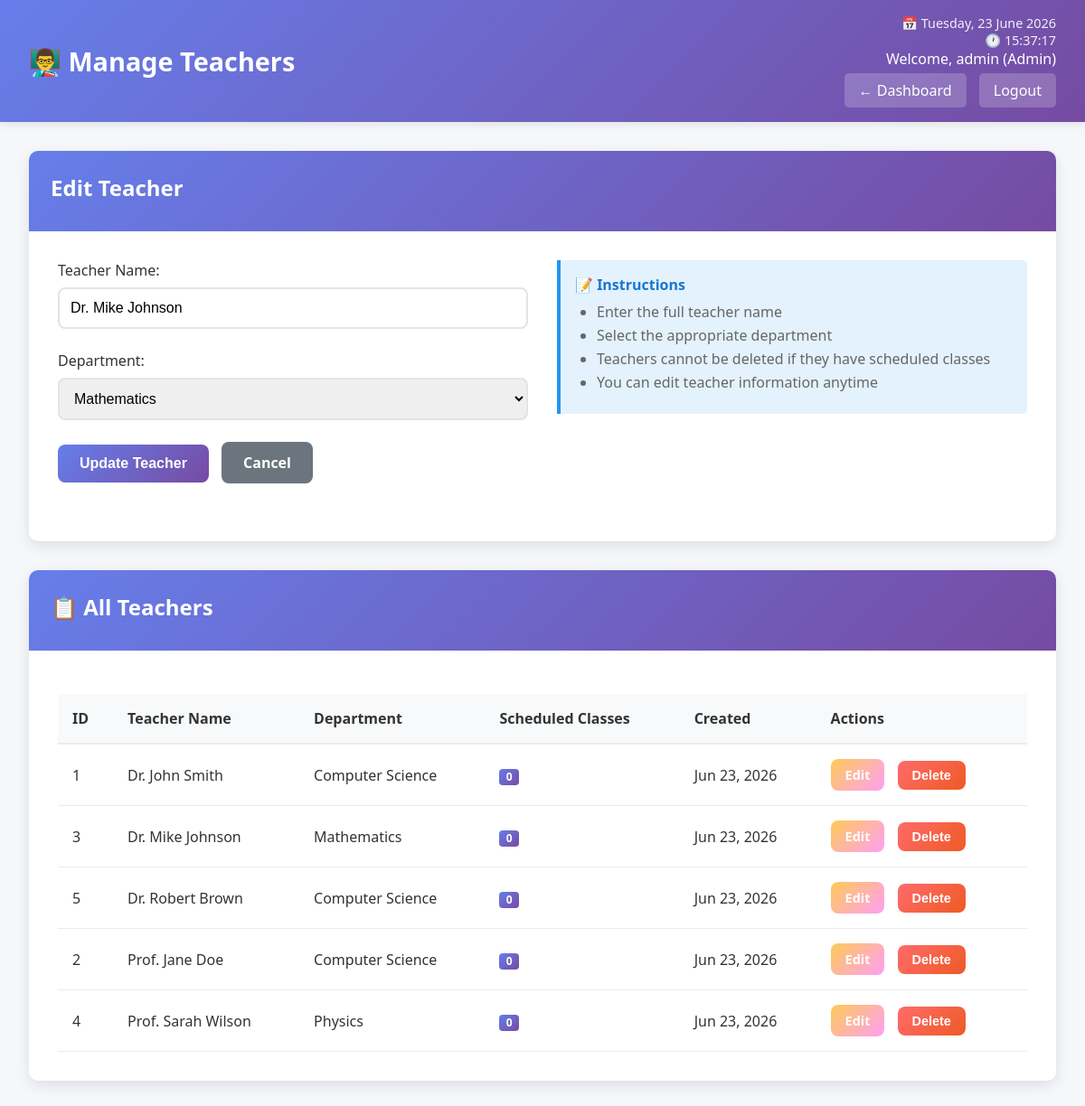
/admin/teachers.php?edit=3 (signed in), run on the app's committed database.
### tables this page shows
CREATE TABLE teachers (
    teacher_id INT AUTO_INCREMENT PRIMARY KEY,
    teacher_name VARCHAR(100) NOT NULL,
    dept VARCHAR(50) NOT NULL,
    created_at TIMESTAMP DEFAULT CURRENT_TIMESTAMP
);

### admin/teachers.php (the view, shortened to what this page needs)
<?php
include('../config/db.php');
$currentDate = date("l, d F Y");
$currentTime = date("H:i:s");
$teachers = [];
$result = $conn->query("SELECT t.*, COUNT(tt.tt_id) as timetable_count FROM teachers t LEFT JOIN timetable tt ON t.teacher_id = tt.teacher_id GROUP BY t.teacher_id ORDER BY t.teacher_name");
if ($result) {
    $teachers = $result->fetch_all(MYSQLI_ASSOC);
}
$edit_teacher = null;
if (isset($_GET['edit'])) {
    $teacher_id = $_GET['edit'];
    $stmt = $conn->prepare("SELECT * FROM teachers WHERE teacher_id = ?");
    $stmt->execute([$teacher_id]);
    $result = $stmt->get_result();
    $edit_teacher = $result->fetch_assoc();
}
?>
<!DOCTYPE html>
<html lang="en">
<head>
</head>
<body>
    <div class="header">
        <h1>👨‍🏫 Manage Teachers</h1>
        <div class="header-info">
            <div class="date-time">📅 <?php echo $currentDate; ?></div>
            <div class="date-time">🕐 <?php echo $currentTime; ?></div>
            <div>Welcome, <?php echo $_SESSION['username']; ?> (Admin)</div>
            <a href="dashboard.php" class="back-btn">← Dashboard</a>
            <a href="../logout.php" class="logout-btn">Logout</a>
        </div>
    </div>
    <div class="container">
        <div class="card">
            <div class="card-header">
                <h2><?php echo $edit_teacher ? 'Edit Teacher' : 'Add New Teacher'; ?></h2>
            </div>
            <div class="card-body">
                <div class="form-row">
                    <div>
                        <form method="POST">
                            <div class="form-group">
                                <label for="teacher_name">Teacher Name:</label>
                                <input type="text" id="teacher_name" name="teacher_name"
                                       value="<?php echo $edit_teacher ? htmlspecialchars($edit_teacher['teacher_name']) : ''; ?>" required>
                            </div>
                            <div class="form-group">
                                <label for="dept">Department:</label>
                                <select id="dept" name="dept" required>
                                    <option value="Mathematics" <?php echo ($edit_teacher && $edit_teacher['dept'] == 'Mathematics') ? 'selected' : ''; ?>>Mathematics</option>
                                </select>
                            </div>
                            <button type="submit" class="btn">
                                <?php echo $edit_teacher ? 'Update Teacher' : 'Add Teacher'; ?>
                            </button>
                            <?php if ($edit_teacher): ?>
                                <a href="teachers.php" class="btn btn-secondary">Cancel</a>
                            <?php endif; ?>
                        </form>
                    </div>
                    <div>
                        <div class="info-box">
                            <h4>📝 Instructions</h4>
                            <ul>
                                <li>Enter the full teacher name</li>
                                <li>Select the appropriate department</li>
                                <li>Teachers cannot be deleted if they have scheduled classes</li>
                                <li>You can edit teacher information anytime</li>
                            </ul>
                        </div>
                    </div>
                </div>
            </div>
        </div>
        <div class="card">
            <div class="card-header">
                <h2>📋 All Teachers</h2>
            </div>
            <div class="card-body">
                <?php if (empty($teachers)): ?>
                    <div class="alert alert-info">
                        No teachers found. Add your first teacher using the form above.
                    </div>
                <?php else: ?>
                    <table class="table">
                        <thead>
                            <tr>
                                <th>ID</th>
                                <th>Teacher Name</th>
                                <th>Department</th>
                                <th>Scheduled Classes</th>
                                <th>Created</th>
                                <th>Actions</th>
                            </tr>
                        </thead>
                        <tbody>
                            <?php foreach ($teachers as $teacher): ?>
                                <tr>
                                    <td><?php echo $teacher['teacher_id']; ?></td>
                                    <td><?php echo htmlspecialchars($teacher['teacher_name']); ?></td>
                                    <td><?php echo htmlspecialchars($teacher['dept']); ?></td>
                                    <td>
                                        <span class="badge"><?php echo $teacher['timetable_count']; ?></span>
                                    </td>
                                    <td><?php echo date('M d, Y', strtotime($teacher['created_at'])); ?></td>
                                    <td>
                                        <a href="teachers.php?edit=<?php echo $teacher['teacher_id']; ?>" class="btn btn-warning btn-sm">Edit</a>
                                        <?php if ($teacher['timetable_count'] == 0): ?>
                                            <form method="POST" style="display: inline;" onsubmit="return confirm('Are you sure you want to delete this teacher?');">
                                                <button type="submit" class="btn btn-danger btn-sm">Delete</button>
                                            </form>
                                        <?php else: ?>
                                            <button class="btn btn-danger btn-sm" disabled title="Cannot delete - has scheduled classes">Delete</button>
                                        <?php endif; ?>
                                    </td>
                                </tr>
                            <?php endforeach; ?>
                        </tbody>
                    </table>
                <?php endif; ?>
            </div>
        </div>
    </div>
</body>
</html>

### admin/teachers.php (style rules this page uses)
* { margin: 0; padding: 0; box-sizing: border-box; }
body { font-family: 'Segoe UI', Tahoma, Geneva, Verdana, sans-serif; background: #f5f7fa; color: #333; }
.header { background: linear-gradient(135deg, #667eea 0%, #764ba2 100%); color: white; padding: 1rem 2rem; display: flex; justify-content: space-between; align-items: center; box-shadow: 0 2px 10px rgba(0,0,0,0.1); }
.header h1 { font-size: 1.8rem; }
.header-info { text-align: right; }
.date-time { font-size: 0.9rem; opacity: 0.9; }
.logout-btn, .back-btn { background: rgba(255,255,255,0.2); color: white; padding: 8px 16px; border: none; border-radius: 5px; cursor: pointer; text-decoration: none; margin-top: 5px; display: inline-block; transition: background 0.3s ease; margin-left: 10px; }
.container { max-width: 1200px; margin: 2rem auto; padding: 0 2rem; }
.card { background: white; border-radius: 10px; box-shadow: 0 5px 15px rgba(0,0,0,0.1); margin-bottom: 2rem; overflow: hidden; }
.card-header { background: linear-gradient(135deg, #667eea 0%, #764ba2 100%); color: white; padding: 1.5rem; }
.card-header h2 { font-size: 1.5rem; margin-bottom: 0.5rem; }
.card-body { padding: 2rem; }
.form-row { display: grid; grid-template-columns: 1fr 1fr; gap: 2rem; margin-bottom: 2rem; }
.form-group { margin-bottom: 1.5rem; }
.form-group label { display: block; margin-bottom: 0.5rem; color: #333; font-weight: 500; }
.form-group input, .form-group select { width: 100%; padding: 12px; border: 2px solid #e1e5e9; border-radius: 8px; font-size: 1rem; transition: border-color 0.3s ease; }
.btn { background: linear-gradient(135deg, #667eea 0%, #764ba2 100%); color: white; padding: 12px 24px; border: none; border-radius: 8px; cursor: pointer; font-size: 1rem; font-weight: 600; transition: transform 0.2s ease; text-decoration: none; display: inline-block; margin-right: 10px; }
.btn-secondary { background: #6c757d; }
.btn-danger { background: linear-gradient(135deg, #ff6b6b 0%, #ee5a24 100%); }
.btn-warning { background: linear-gradient(135deg, #feca57 0%, #ff9ff3 100%); }
.btn-sm { padding: 8px 16px; font-size: 0.9rem; }
.table { width: 100%; border-collapse: collapse; margin-top: 1rem; }
.table th { background: #f8f9fa; color: #333; padding: 1rem; text-align: left; font-weight: 600; border-bottom: 2px solid #e9ecef; }
.table td { padding: 1rem; border-bottom: 1px solid #e9ecef; }
.badge { display: inline-block; padding: 0.25em 0.6em; font-size: 0.75em; font-weight: 700; line-height: 1; text-align: center; white-space: nowrap; vertical-align: baseline; border-radius: 0.25rem; background: linear-gradient(135deg, #667eea 0%, #764ba2 100%); color: white; }
.info-box { background: #e3f2fd; border-left: 4px solid #2196f3; padding: 1rem; border-radius: 0 5px 5px 0; }
.info-box h4 { color: #1976d2; margin-bottom: 0.5rem; }
.info-box ul { margin: 0.5rem 0; padding-left: 1.5rem; }
.info-box li { margin: 0.25rem 0; color: #666; }

### data on the page
teachers: teacher_name "Dr. Mike Johnson", dept "Mathematics", teacher_id "3", timetable_count "0", created_at "Jun 23, 2026"
teachers: teacher_id "1", teacher_name "Dr. John Smith", dept "Computer Science", timetable_count "0", created_at "Jun 23, 2026"
teachers: teacher_id "5", teacher_name "Dr. Robert Brown", dept "Computer Science", timetable_count "0", created_at "Jun 23, 2026"
teachers: teacher_id "2", teacher_name "Prof. Jane Doe", dept "Computer Science", timetable_count "0", created_at "Jun 23, 2026"
teachers: teacher_id "4", teacher_name "Prof. Sarah Wilson", dept "Physics", timetable_count "0", created_at "Jun 23, 2026"

### other printed values
$_SESSION['username'] "admin"
